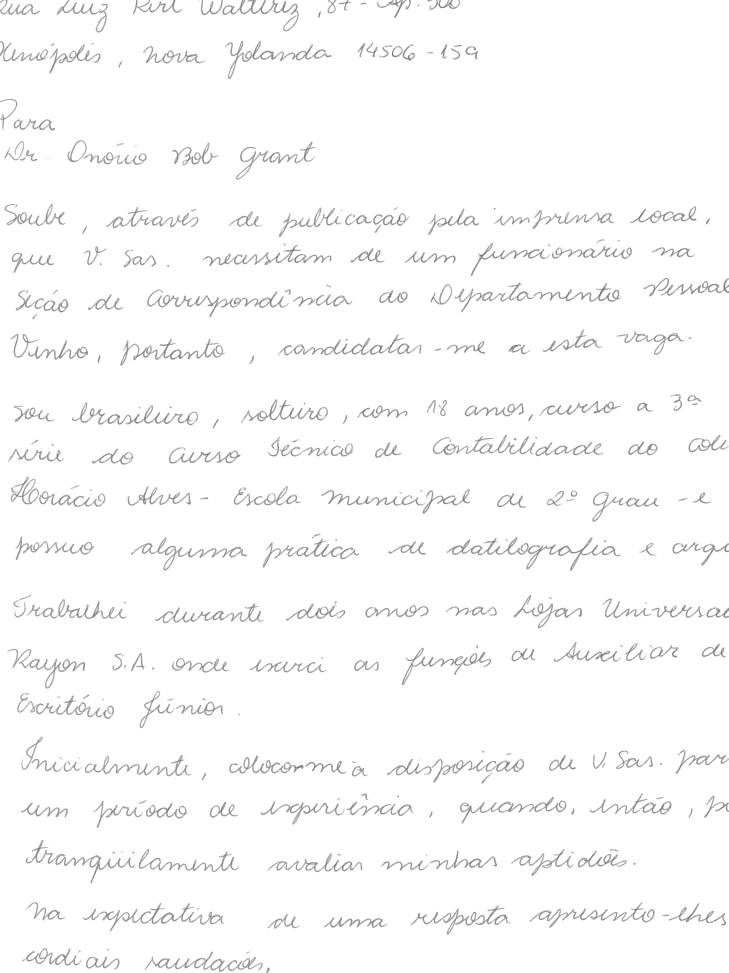
#> input picture teste.png, 2185 x 2917 px (shown at 1/3 size); its folder holds only this picture in this run
$ python -i preProcess.py   (imports and definitions only)   (older library calls are emulated)
#> lines starting #> are read from the running program, lines starting #| are printed output that depends on the picture; after the words box and inside, x2 and y2 are one past the last pixel; in counts of white or black regions, pixels touching at a corner belong together
import cv2
import os
import numpy as np

def mask (image):
    ## remove noise from image
    kernel = np.ones((5,5),np.uint8)
    opening = cv2.morphologyEx(image, cv2.MORPH_OPEN, kernel)


    # Find the coordinates of all white pixels in the image
    coords = cv2.findNonZero(opening )

    # Calculate the bounding box from the coordinates
    x, y, w, h = cv2.boundingRect(coords)

    # crop the image with the bounding_box
    cropped = image[y:y+h, x:x+w]

    # resize image to 2000x3000
    newImg = cv2.resize(cropped, (2000, 2000), interpolation=cv2.INTER_AREA)

    return newImg

def preprocess_image(image_path, output_path):
  # Load the image from the given path
#> called with image_path = 'teste.png', output_path = 'out.png'
    img = cv2.imread(image_path,cv2.IMREAD_GRAYSCALE)
#> img is the input picture: shape (2917, 2185); min 78, max 255, mean 250.2

    print(image_path)
    # Apply global binarization using Otsu's algorithm
    threshold, binarized = cv2.threshold(img, 0, 255, cv2.THRESH_BINARY + cv2.THRESH_OTSU)
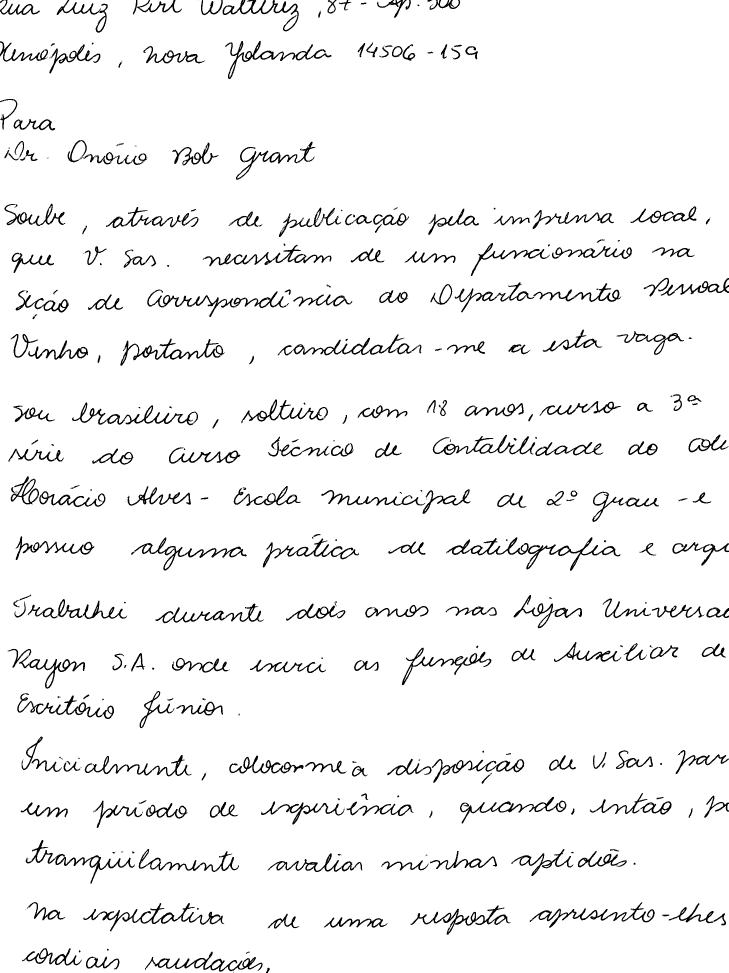
#> binarized: shape (2917, 2185) (shown at 1/3 size); 95.2% white; 400 black regions (118 under 20 px), largest, box (x1, y1, x2, y2) and area: (1338, 1612, 1861, 1712) 6857, (250, 2709, 673, 2794) 5177, (442, 868, 867, 951) 4742
#> threshold = 208

    # Use the Sobel operator to detect contours
    contours = cv2.Sobel(binarized, cv2.CV_8U, 1, 0, ksize=3)
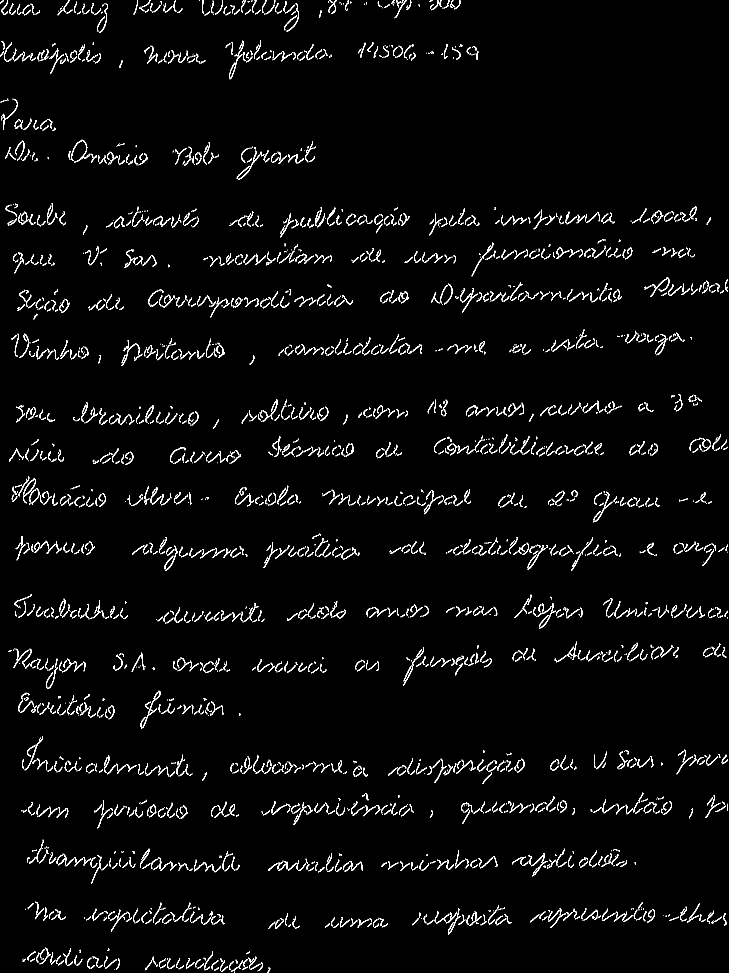
#> contours: shape (2917, 2185) (shown at 1/3 size); 2.6% white in thin lines or dots
    # resize image to 2500x3500
    newImg = cv2.resize(contours, (2500, 3500), interpolation=cv2.INTER_AREA)
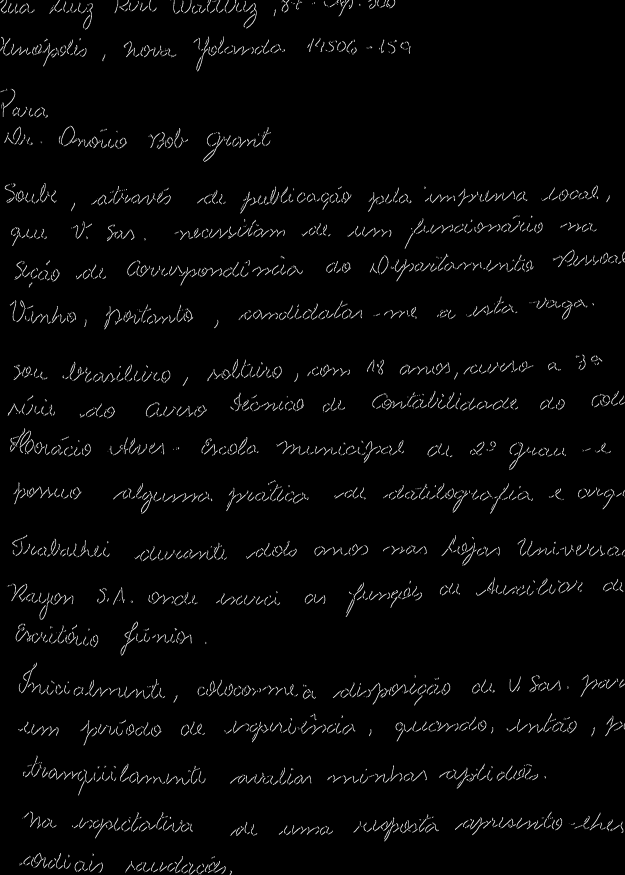
#> newImg: shape (3500, 2500) (shown at 1/4 size); min 0, max 255, mean 6.7
    cropped = mask(newImg)
#> in mask, `coords = cv2.findNonZero(opening )`: coords = contour of 11909 points, box (x1, y1, x2, y2) (3, 0, 2496, 3500), area 1394782
#> in mask, `x, y, w, h = cv2.boundingRect(coords)`: x = 3; y = 0; w = 2493; h = 3500
#> in mask, `newImg = cv2.resize(cropped, (2000, 2000), interpolation=cv2.INTER_AREA)`:
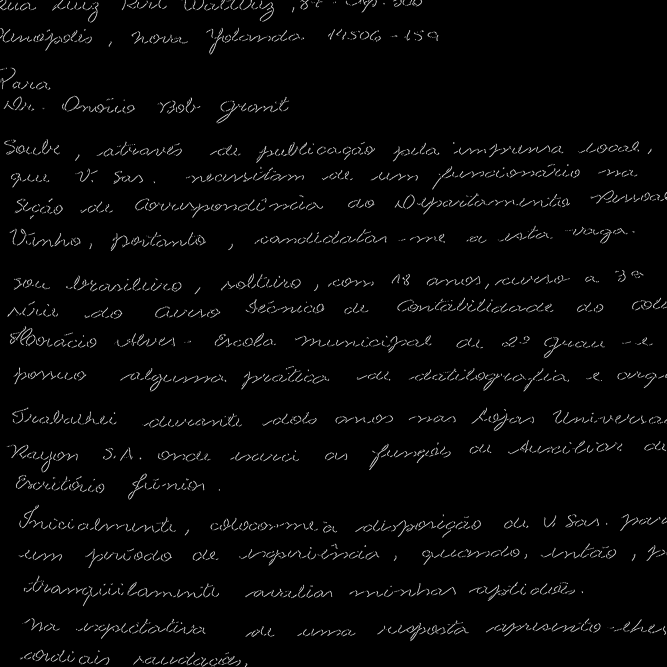
#> newImg: shape (2000, 2000) (shown at 1/3 size); min 0, max 255, mean 6.7
    # Save the preprocessed image to the specified output path
    cv2.imwrite(output_path, cropped)


# Path to the directory containing the original images
input_dir = "database/dataset_cartas"

# Path to the directory where the preprocessed images should be saved
output_dir = "database/dataset_cropped"

# Create the output directory if it doesn't already exist
# [12 lines not run here, left out]

>>> result = preprocess_image('teste.png', 'out.png')
